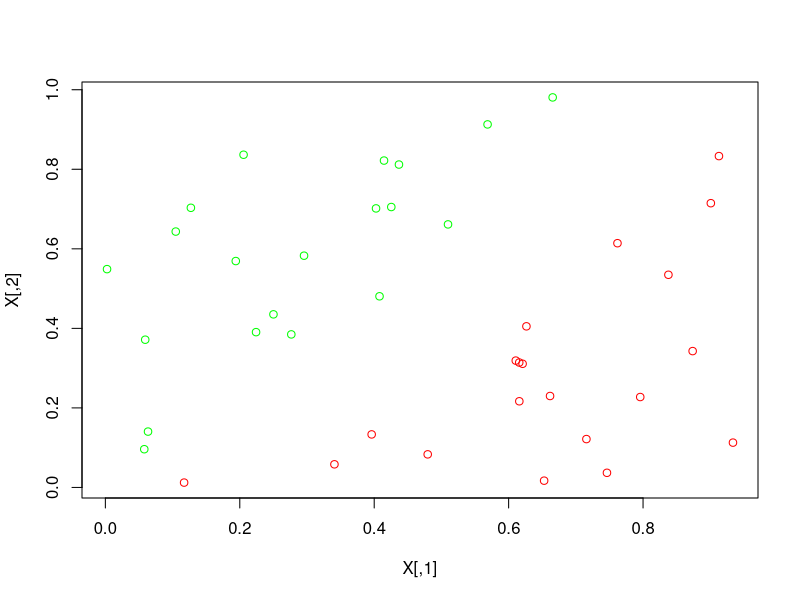

Here is the R script that generated this plot: (Note: this script raises an error after producing the figure.)
generate_points <- function(N, include_func, direction, B_N, B_P) {
    # Create set of 2D points, with binary categorisation split
    # fuzzily either side of 2 2D decision boundary.
    points = matrix(nrow=0, ncol=2)
    while(dim(points)[1] < N)
    {
        P = c(runif(1), runif(1))
        signed_dist = (B_N %*% (P - B_P))[1]
        include_prob = include_func(signed_dist, direction)
        if(runif(1) > include_prob)
            next
        points = rbind(points, P)
    }
    return(points)
}

include_func <- function(signed_dist, direction) {
    # Given a signed distance value from the decision boundary,
    # return whether point is included
    include_prob = 0.5 * (10 * direction * signed_dist + 1)
    include_prob = pmax(pmin(include_prob, 1.0), 0.0)
    include_prob = include_prob ^ 1
    include_prob
}

create_data <- function(N, B_P, B_D) {
    # Create 2D points data, with binary classification indicator
    # and corresponding display color
    B_N = c(-1.0 * B_D[2], B_D[1])

    set_A = generate_points(N/2, include_func, 1.0, B_N, B_P)
    set_B = generate_points(N/2, include_func, -1.0, B_N, B_P)
    X0 = rbind(set_A, set_B)
    Y0 = c(rep(-1, N/2), rep(1, N/2))

    indices0 = rep(0, N)
    for(i in 1:N)
        indices0[i] = i

    indices = sample(indices0, replace=FALSE)

    data = matrix(nrow=0, ncol=4)

    for(i in 1:N)
    {
        if(Y0[indices[i]] == 1)
            col = "red"
        else
            col = "green"
        data = rbind(data, c(X0[indices[i],], Y0[indices[i]], col))
    }
    return(data)
}

objective_function <- function(X, Y, DELTAS){
    # The objective function of the SVM optimisation.
    tmp = 0
    for(i in 1:N)
    {
        for(k in 1:N)
        {
            tmp = tmp + DELTAS[i] * DELTAS[k] * Y[i] * Y[k] * as.numeric(X[i,] %*% X[k,])
        }
    }

    sum(DELTAS) - 0.5 * tmp
}

objective_reduced <- function(X, Y, ZETA, DELTAS, i1, i2) {
    # Determine the values of the 2 indicated variables which maximise
    # the objective function when all other variables are held constant 
    d1_lin = 0.0
    d2_lin = 0.0
    d1_quad = 0.0
    d2_quad = 0.0
    cross_quad = 0.0

    for(i in 1:N)
    {
        for(k in 1:N)
        {
            if((i == i1)&&(k == i1))
                d1_quad = d1_quad - 0.5 * (Y[i] * Y[k] * as.numeric(X[i,] %*% X[k,]))
                next
            if((i == i1)&&(k == i2))
                cross_quad = cross_quad - 0.5 * ( Y[i] * Y[k] * as.numeric(X[i,] %*% X[k,]))
                next
            if((i == i2)&&(k == i1))
                cross_quad = cross_quad - 0.5 * (Y[i] * Y[k] * as.numeric(X[i,] %*% X[k,]))
                next
            if((i == i2)&&(k == i2))
                d2_quad = d2_quad - 0.5 * ( Y[i] * Y[k] * as.numeric(X[i,] %*% X[k,]))
                next

            if((i == i1)||(k == i1))
                d1_lin = d1_lin - 0.5 * (Y[i] * Y[k] * as.numeric(X[i,] %*% X[k,]))
                next
            if((i == i2)||(k == i2))
                d2_lin = d2_lin - 0.5 * (Y[i] * Y[k] * as.numeric(X[i,] %*% X[k,]))
                next
        }
    }

    b = d2_lin - Y[i1] * Y[i2] * d1_lin - d1_quad * Y[i1]^2 * 2 * ZETA * Y[i2] + cross_quad * Y[i1] * ZETA + 1 - Y[i1]*Y[i2]
    a = d2_quad + d1_quad * Y[i1]^2 * Y[i2]^2 - cross_quad * Y[i1] * Y[i2]

    c(a, b)
}

# 40 points
N = 40

# Linear decision boundary
B_P = c(0.0, 0.0)
B_D = c(1.0, 1.0)

# Generate data
data = create_data(N, B_P, B_D)

# Unpack & display data
X = cbind(as.numeric(data[,1]), as.numeric(data[,2]))
Y = as.numeric(data[,3])
cols = data[,4]
plot(X, col=cols)


optimise_simple <- function(C) {
    DELTAS = runif(N) * C
    epsilon = 0.0001
    diff = 0.05
    
    while(1)
    {
        val = objective_function(X, Y, DELTAS)
        cat(val, " (", Y %*% DELTAS, ")\n")

        for(i in 1:N)
        {
            DELTAS_TENTATIVE = DELTAS
            DELTAS_TENTATIVE[i] = DELTAS[i] + diff
            if(objective_function(X, Y, DELTAS_TENTATIVE) <= val)
                DELTAS_TENTATIVE[i] = DELTAS[i] - diff

            DELTAS = DELTAS_TENTATIVE
            DELTAS[i] = min(max(DELTAS[i], 0.0), C)
        }

        val_new = objective_function(X, Y, DELTAS)
        if(abs(val - val_new) < epsilon)
            break
    }

    return(DELTAS)
}

optimise_simple_with_constraints <- function(C) {
    DELTAS = runif(N) * C
    epsilon = 0.0001
    diff = 0.01 * C

    while(1)
    {
        val = objective_function(X, Y, DELTAS)
        cat(val, " (", Y %*% DELTAS, ")\n")
        
        for(i in 1:N)
        {
            i1 = as.integer(runif(1) * N) + 1
            i2 = as.integer(runif(1) * N) + 1

            ZETA = 0.0
            for(j in 1:N)
            {
                if(j == i1 || j == i2)
                    next
                ZETA = ZETA - DELTAS[j] * Y[j]
            }

            diff1 = runif(1) * diff
            DELTAS_TENTATIVE = DELTAS
            DELTAS_TENTATIVE[i1] = DELTAS[i1] + diff1
            DELTAS_TENTATIVE[i1] = max(min(DELTAS_TENTATIVE[i1], C), 0.0)
            if(objective_function(X, Y, DELTAS_TENTATIVE) < val)
            {
                DELTAS_TENTATIVE[i1] = DELTAS[i1] - diff1
                DELTAS_TENTATIVE[i1] = max(min(DELTAS_TENTATIVE[i1], C), 0.0)
            }
            
            DELTAS_TENTATIVE[i2] = Y[i2]*(ZETA - DELTAS_TENTATIVE[i1]*Y[i1])
            DELTAS_TENTATIVE[i2] = max(min(DELTAS_TENTATIVE[i2], C), 0.0)
            if(objective_function(X, Y, DELTAS_TENTATIVE) > val)
                DELTAS = DELTAS_TENTATIVE
        }

        val_new = objective_function(X, Y, DELTAS)
        if(abs(val - val_new) < epsilon)
            break
    }

    return(DELTAS)
}


optimise_SOM <- function(C) {
    DELTAS = runif(N) * C
    epsilon = 0.0001
    diff = 0.05
    indices = sample(1:N)

    while(1)
    {
        for(a in 1:N)
        {
            i = indices[a]

            diff1 = 2.0 * diff * (runif(1) - 0.5)

            DELTAS_TENTATIVE = DELTAS
            DELTAS_TENTATIVE[i] = DELTAS_TENTATIVE[i] + diff1
            if(objective_function(X, Y, DELTAS_TENTATIVE) > val)
            {
                DELTAS = DELTAS_TENTATIVE
            }
            else
            {
                DELTAS_TENTATIVE[i] = DELTAS[i] - diff1
                if(objective_function(X, Y, DELTAS_TENTATIVE) > val)
                {
                    DELTAS = DELTAS_TENTATIVE
                }
            }

            DELTAS[i] = max(min(DELTAS[i], C), 0.0)
        }
    
        val_new = objective_function(X, Y, DELTAS)
        if(abs(val - val_new) < epsilon)
            break
    }

    return(DELTAS)
}

# Solve the SVM
DELTAS = optimise_simple(C)

# Display the data again, with support vectors highlighted
# in blue.
cols2 = cols
for(i in 1:N)
{
    if(DELTAS[i] != 0.0)
        cols2[i] = "blue"
}
plot(X, col=cols2)


# Compute the decision boundary vector from the support vector values
B = c(0, 0)
for(i in 1:N)
{
    if(DELTAS[i] != 0.0)
        B = B + DELTAS[i] * X[i,] * Y[i]
}

for(i in 1:N)
{
    if(DELTAS[i] == 0)
        next

    ri = C - DELTAS[i]
    if(ri != 0.0)
    {
        B0 <<- Y[i] - as.numeric(B %*% X[i,])
        break
    }
}

decision_boundary_function <- function(x) {
    # Decision boundary line as an x/y function
    (-B0 - B[1]*x) / B[2]
}

# Plot the decision boundary
curve(decision_boundary_function, add=TRUE)
